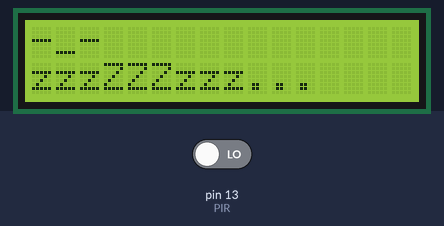
Simulated run of this sketch. Board: Arduino Uno, built with avr-gcc and run on an emulated ATmega328P. Parts: 16×2 character LCD. The inputs (shaded band) are chosen by the test bench; at power-on: pin 13 (PIR) LOW.

Above: at 1.2 s.
1.3 s: pin 13 (PIR) driven HIGH
At 2.6 s:
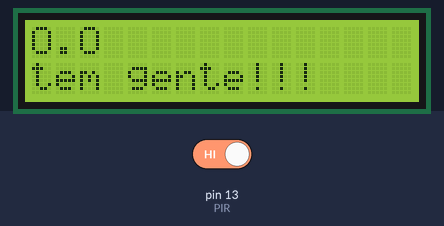
3.0 s: pin 13 (PIR) driven LOW
At 4.2 s:
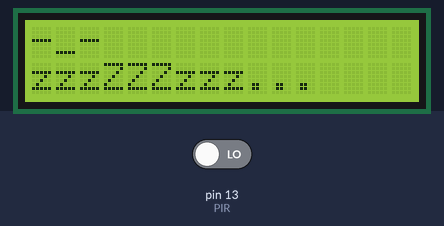
Timing chart, 0 to 6.0 s (numbered marks = the images above; inputs shaded):
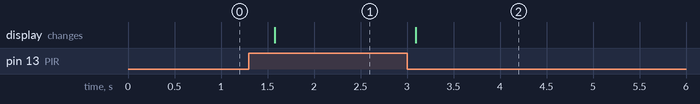

Measured:
- after the input at 1.3 s, the display: changes after 0.28 s (image 1)
- after the input at 3.0 s, the display: changes after 0.09 s (image 2)

The sketch:

LCD.ino
```cpp
#include <LiquidCrystal.h>
#define PIR 13
#define DELAY_PIR 500
LiquidCrystal lcd(2, 4, 9, 10, 11, 12);

void setup() {
  pinMode(PIR, INPUT);
  lcd.begin(16, 2);
}

void loop() {
  if (digitalRead(PIR) == 1) {
    printMessage("O.O","tem gente!!!");
    delay(DELAY_PIR);
  } else {
    printMessage("-_-","zzzZZZzzz...");
    delay(DELAY_PIR);
  }
}

void printMessage(String smile, String message) {
  lcd.clear();
  lcd.print(smile);
  lcd.setCursor(0, 1);
  lcd.print(message);
}
```
